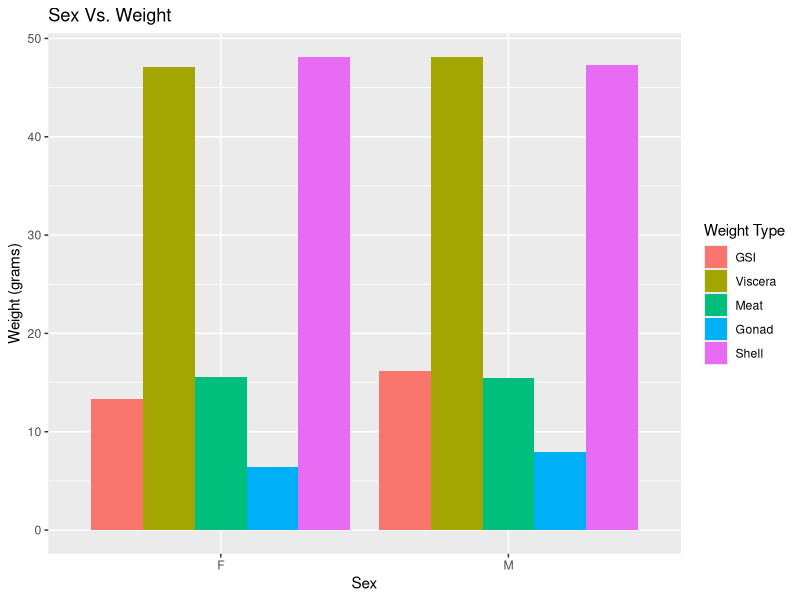
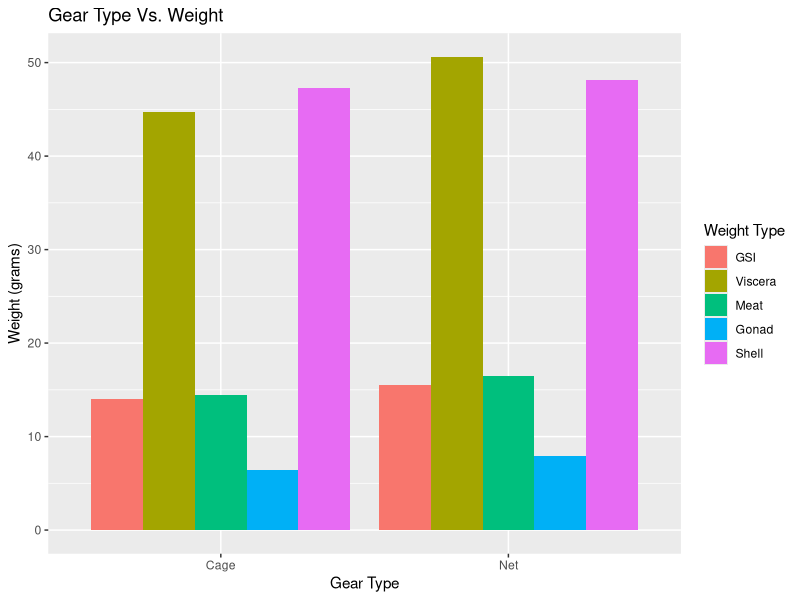
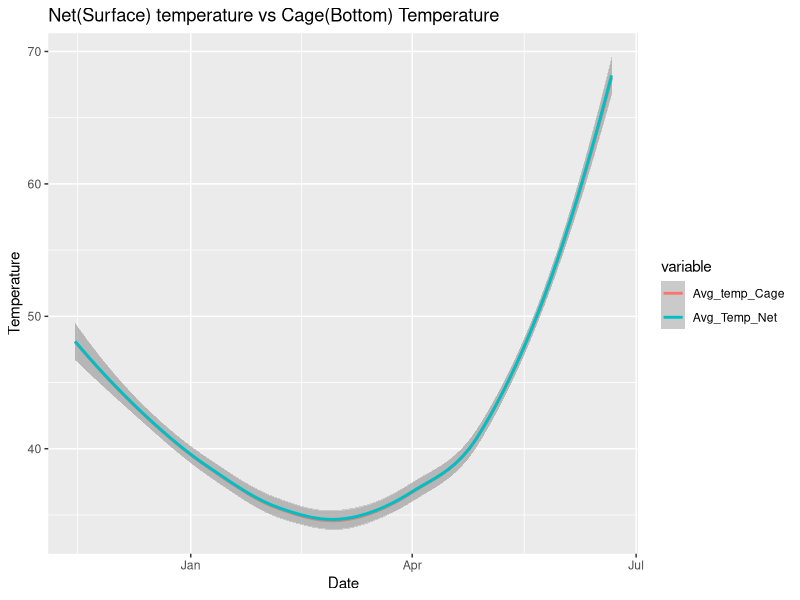
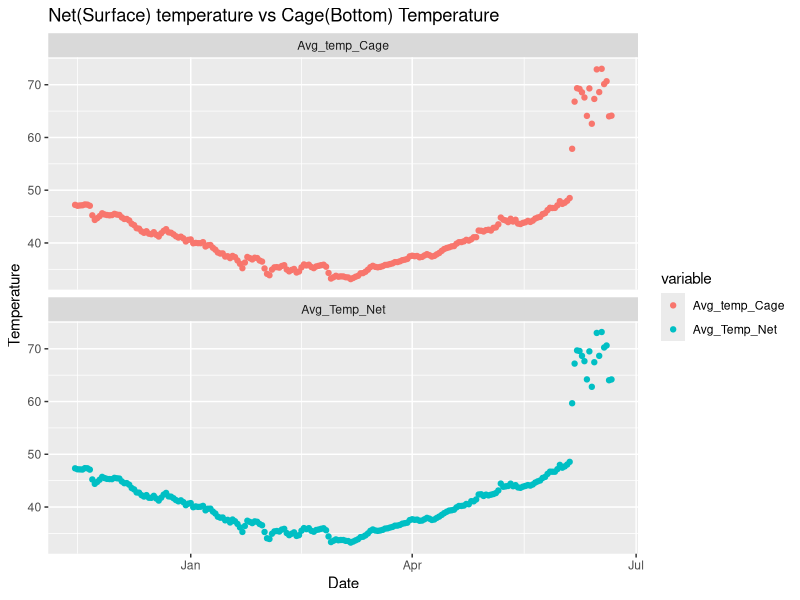
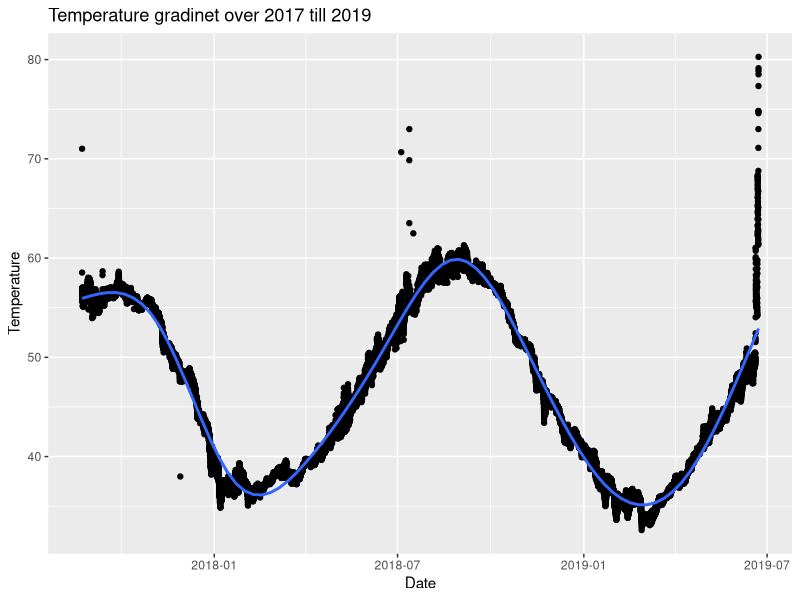
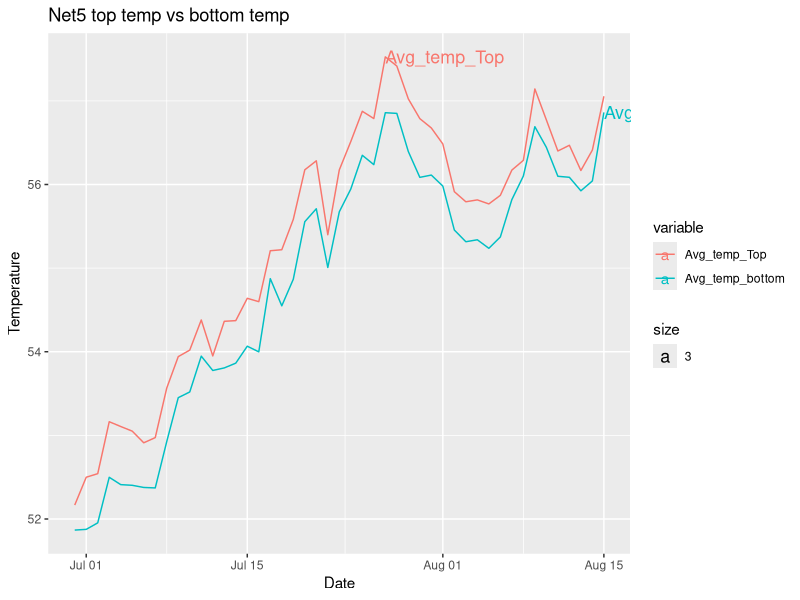
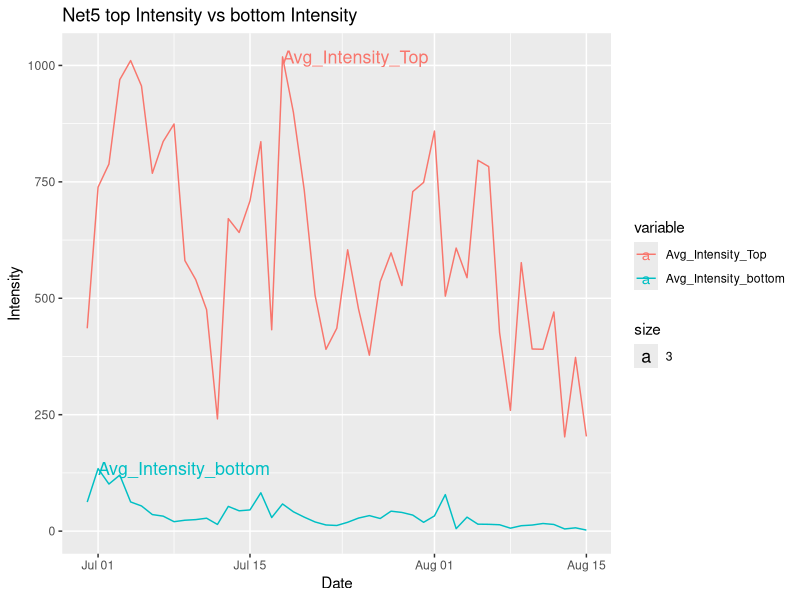

Write the R code that produced these figures, in order. (Note: this script raises an error after producing the figures.)
## ---- chunk 1
library(tidyverse)
library(reshape2)
library(ggplot2)
library(dplyr)
## ---- chunk 2
GSI_Data_Sheet_cleaned <- read_csv("GSI_Data_Sheet_cleaned.csv")
## ---- chunk 3
Copy_of_Cage_6_2018_2019_cleaned <- read_csv("Copy_of_Cage_6_2018_2019_cleaned.csv", col_types = cols(Date.Time = col_datetime(format = "%Y-%m-%d %H:%M:%S")))
## ---- chunk 4
Copy_of_Net_2_2018_2019_cleaned <- read_csv("Copy_of_Net_2_2018_2019_cleaned.csv",
col_types = cols(`Date.Time` = col_datetime(format = "%Y-%m-%d %H:%M:%S")))
## ---- chunk 5
Copy_of_Cage_5_GSI_2019_cleaned <- read_csv("Copy_of_Cage_5_GSI_2019_cleaned.csv", col_types = cols(`Date.Time.GMT.-0400` = col_datetime(format = "%Y-%m-%d %H:%M:%S")))
## ---- chunk 6
sex_GSI <- GSI_Data_Sheet_cleaned %>% group_by(Sex) %>% summarise(GSI = mean(GSI), Viscera = mean(Total.Viscera.Weight.), Meat = mean(Meat.Weight.), Gonad = mean(Gonad.Weight.), Shell = mean(Shell.Weight., na.rm = TRUE))
## ---- chunk 7
sex_GSI_long <- melt(sex_GSI, id = "Sex")
## ---- chunk 8
sex_plot <- ggplot(sex_GSI_long, aes(Sex, value)) + geom_bar(aes(fill = variable), position = "dodge", stat = "identity")
## ---- chunk 9
sex_plot + labs(title = "Sex Vs. Weight", y = "Weight (grams)", fill = "Weight Type")
## ---- chunk 10
gear_GSI <- GSI_Data_Sheet_cleaned %>% group_by(Gear.Type) %>% summarise(GSI = mean(GSI), Viscera = mean(Total.Viscera.Weight.), Meat = mean(Meat.Weight.), Gonad = mean(Gonad.Weight.), Shell = mean(Shell.Weight., na.rm = TRUE))
## ---- chunk 11
gear_GSI_long <- melt(gear_GSI, id = "Gear.Type")
## ---- chunk 12
gear_plot <- ggplot(gear_GSI_long, aes(Gear.Type, value)) + geom_bar(aes(fill = variable), position = "dodge", stat = "identity")
## ---- chunk 13
gear_plot + labs(title = "Gear Type Vs. Weight", x= "Gear Type", y = "Weight (grams)", fill = "Weight Type")
## ---- chunk 14
Copy_of_Cage_6_2018_2019_cleaned$Date.Time <- as.Date(Copy_of_Cage_6_2018_2019_cleaned$Date.Time)
Cage6Average <- setNames(aggregate(Copy_of_Cage_6_2018_2019_cleaned$`Temp...#20030572`, by=list(Copy_of_Cage_6_2018_2019_cleaned$Date.Time), mean), c("Date", "Avg_temp_Cage"))
## ---- chunk 15
Cage6Average <- na.exclude(Cage6Average)
## ---- chunk 16
summary(Cage6Average)
## ---- chunk 17
Copy_of_Net_2_2018_2019_cleaned$`Date.Time` <- as.Date(Copy_of_Net_2_2018_2019_cleaned$`Date.Time`)
Net2Average <- setNames(aggregate(Copy_of_Net_2_2018_2019_cleaned$`Temp...#10558683`, by=list(Copy_of_Net_2_2018_2019_cleaned$`Date.Time`), mean), c("Date", "Avg_Temp_Net"))
## ---- chunk 18
Net2Average <- na.exclude(Net2Average)
## ---- chunk 19
summary(Net2Average)
## ---- chunk 20
Net2VsCage6 = merge(Cage6Average,Net2Average)
## ---- chunk 21
str(Net2VsCage6)
## ---- chunk 22
summary(Net2VsCage6)
## ---- chunk 23
Net2VsCage6_long <- melt(Net2VsCage6, id = "Date")
## ---- chunk 24
ggplot(data = Net2VsCage6_long, mapping = aes(x= Date, y= value, color = variable))+ geom_smooth()+
labs(x= "Date",y="Temperature")+
ggtitle("Net(Surface) temperature vs Cage(Bottom) Temperature")
## ---- chunk 25
ggplot(data = Net2VsCage6_long, mapping = aes(x= Date, y= value, color = variable))+ geom_point() + facet_wrap(~ variable, nrow=2)+
  labs(x= "Date",y="Temperature")+
  ggtitle("Net(Surface) temperature vs Cage(Bottom) Temperature")
## ---- chunk 26
cagetemp <- read_csv("Copy_of_Cage_5_2017_2019_cleaned.csv", col_types = cols(Date.Time = col_datetime(format = "%Y-%m-%d %H:%M:%S")))
## ---- chunk 27
tempavg <- setNames(aggregate(cagetemp$`Temp...#20178444`, by=list(cagetemp$Date.Time), mean), c("Date", "Avg_temp"))
## ---- chunk 28
ggplot(data = tempavg,mapping=aes(x=Date,y=Avg_temp)) + geom_point() + geom_smooth()+
  labs(x= "Date",y="Temperature")+
ggtitle("Temperature gradinet over 2017 till 2019")
## ---- chunk 29
Copy_of_Net_5_Top_GSI_Top_cleaned <- read_csv("Copy_of_Net_5_Top_GSI_Top_cleaned.csv", col_types = cols(`Date.Time.GMT.-0400` = col_datetime(format = "%Y-%m-%d %H:%M:%S")))
## ---- chunk 30
Copy_of_Net_5_Top_GSI_Top_cleaned$`Date.Time.GMT.-0400` <- as.Date(Copy_of_Net_5_Top_GSI_Top_cleaned$`Date.Time.GMT.-0400`)
Net5TopAverage <- setNames(aggregate(Copy_of_Net_5_Top_GSI_Top_cleaned$`Temp.°F`, by=list(Copy_of_Net_5_Top_GSI_Top_cleaned$`Date.Time.GMT.-0400`), mean), c("Date", "Avg_temp_top"))
## ---- chunk 31
str(Net5TopAverage)
## ---- chunk 32
summary(Net5TopAverage)
## ---- chunk 33
Copy_of_Net_5_Bottom_GSI_2019_cleaned <- read_csv("Copy_of_Net_5_Bottom_GSI_2019_cleaned.csv", col_types = cols(`Date.Time.GMT.-0400` = col_datetime(format = "%Y-%m-%d %H:%M:%S")))
## ---- chunk 34
Copy_of_Net_5_Bottom_GSI_2019_cleaned$`Date.Time.GMT.-0400` <- as.Date(Copy_of_Net_5_Bottom_GSI_2019_cleaned$`Date.Time.GMT.-0400`)
Net5BottomAverage <- setNames(aggregate(Copy_of_Net_5_Bottom_GSI_2019_cleaned$`Temp.°F`, by=list(Copy_of_Net_5_Bottom_GSI_2019_cleaned$`Date.Time.GMT.-0400`), mean), c("Date", "Avg_Temp_bottom"))
## ---- chunk 35
str(Net5BottomAverage)
## ---- chunk 36
summary(Net5BottomAverage)
## ---- chunk 37
Net5TopVsBottom = setNames(merge(Net5TopAverage,Net5BottomAverage, by="Date"), c("Date", "Avg_temp_Top", "Avg_temp_bottom"))
## ---- chunk 38
str(Net5TopVsBottom)
## ---- chunk 39
summary(Net5TopVsBottom)
## ---- chunk 40
Net5TopVsBottom_long <- melt(Net5TopVsBottom, id = "Date")
## ---- chunk 41
ggplot(data = Net5TopVsBottom_long, mapping = aes(x= Date, y= value, color = variable))+
geom_line()+
geom_text(data = Net5TopVsBottom_long %>% group_by(variable) %>% filter(value== max(value)), aes(label= variable, x= Date,y= value,size = 3, hjust = 0))+
labs(x= "Date",y="Temperature")+
ggtitle("Net5 top temp vs bottom temp")
## ---- chunk 42
Net5TopAverageInt <- setNames(aggregate(Copy_of_Net_5_Top_GSI_Top_cleaned$`Intensity..lum/ft²`, by=list(Copy_of_Net_5_Top_GSI_Top_cleaned$`Date.Time.GMT.-0400`), mean), c("Date", "Avg_int_top"))
## ---- chunk 43
str(Net5TopAverageInt)
## ---- chunk 44
summary(Net5TopAverageInt)
## ---- chunk 45
Net5BottomAverageInt <- setNames(aggregate(Copy_of_Net_5_Bottom_GSI_2019_cleaned$`Intensity..lum/ft²`, by=list(Copy_of_Net_5_Bottom_GSI_2019_cleaned$`Date.Time.GMT.-0400`), mean), c("Date", "Avg_Temp_bottom"))
## ---- chunk 46
str(Net5BottomAverageInt)
## ---- chunk 47
summary(Net5BottomAverageInt)
## ---- chunk 48
Net5TopVsBottomInt = setNames(merge(Net5TopAverageInt,Net5BottomAverageInt, by="Date"), c("Date", "Avg_Intensity_Top", "Avg_Intensity_bottom"))
## ---- chunk 49
str(Net5TopVsBottomInt)
## ---- chunk 50
summary(Net5TopVsBottomInt)
## ---- chunk 51
Net5TopVsBottomInt_long <- melt(Net5TopVsBottomInt, id = "Date")
## ---- chunk 52
ggplot(data = Net5TopVsBottomInt_long, mapping = aes(x= Date, y= value, color = variable))+
geom_line()+
geom_text(data = Net5TopVsBottomInt_long %>% group_by(variable) %>% filter(value== max(value)), aes(label= variable, x= Date,y= value,size = 3, hjust = 0))+
labs(x= "Date",y="Intensity")+
ggtitle("Net5 top Intensity vs bottom Intensity")
## ---- chunk 53
GSI <- read_csv("GSI_Data_Sheet_cleaned.csv")

## ---- chunk 54
GSI_Cage <- subset(GSI,Gear.Type == "Cage",)
## ---- chunk 55
GSI_Cage_Avg <- GSI_Cage %>% group_by(Date) %>% summarise(GSI = mean(GSI), Viscera = mean(Total.Viscera.Weight.), Meat = mean(Meat.Weight.), Gonad = mean(Gonad.Weight.), Shell = mean(Shell.Weight., na.rm = TRUE))
## ---- chunk 56
Cage_5_GSI <- read_csv("Copy_of_Cage_5_GSI_2019_cleaned.csv", col_types = cols(`Date.Time.GMT.-0400` = col_datetime(format = "%Y-%m-%d %H:%M:%S")))
## ---- chunk 57
Cage_5_GSI$`Date.Time.GMT.-0400` <- as.Date(Cage_5_GSI$`Date.Time.GMT.-0400`)
## ---- chunk 58
Cage5Average <- setNames(aggregate(Cage_5_GSI$`Temp.°F`, by=list(Cage_5_GSI$`Date.Time.GMT.-0400`), mean), c("Date", "Avg_temp_top"))
## ---- chunk 59
GSI_Cage_Merg = setNames(merge(Cage5Average,GSI_Cage_Avg, by="Date"), c("Date", "GSI","Viscera","Meat","Gonad","Shell", "Avg_temp_cage"))
## ---- chunk 60
GSI_Cage_melt  <- melt(GSI_Cage_Merg,id=c("Date","Avg_temp_cage"))
view(GSI_Cage_melt)
## ---- chunk 61
ggplot(GSI_Cage_melt)+
  geom_point(aes(x=Date,y=value),colour="black")+
  geom_line(aes(x=Date,y=value),colour="blue")+
  geom_point(aes(x=Date,y=Avg_temp_cage),color="black")+
  geom_line(aes(x=Date,y=Avg_temp_cage),colour = "red",size=1)+
  scale_x_date(name = "Date")+
  scale_y_continuous(name="Weight",
                     sec.axis=sec_axis(~.,name="Cage-Avegrage temp"))+
  theme(
    axis.title.y=element_text(color="blue"),
    axis.title.y.right=element_text(color="red")
  )+
  facet_grid(~variable)+
  ggtitle("Cage5 - Weights Vs Temperature")
## ---- chunk 62
GSI <- read_csv("GSI_Data_Sheet_cleaned.csv")
## ---- chunk 63
GSI_Net <- subset(GSI,Gear.Type == "Net",)
## ---- chunk 64
GSI_Net_top5 <- subset(GSI_Net,`Level/Position.#` %in% c("1","2","3","4","5"))
## ---- chunk 65
GSI_Net_TopAvg <- GSI_Net_top5 %>% group_by(Date) %>% summarise(GSI = mean(GSI), Viscera = mean(Total.Viscera.Weight.), Meat = mean(Meat.Weight.), Gonad = mean(Gonad.Weight.), Shell = mean(Shell.Weight., na.rm = TRUE))
## ---- chunk 66
Net_5_Top_GSI <- read_csv("Copy_of_Net_5_Top_GSI_Top_cleaned.csv", col_types = cols(`Date.Time.GMT.-0400` = col_datetime(format = "%Y-%m-%d %H:%M:%S")))
## ---- chunk 67
Net_5_Top_GSI$`Date.Time.GMT.-0400` <- as.Date(Net_5_Top_GSI$`Date.Time.GMT.-0400`)
## ---- chunk 68
Net5TopAverage <- setNames(aggregate(Net_5_Top_GSI$`Temp.°F`, by=list(Net_5_Top_GSI$`Date.Time.GMT.-0400`), mean), c("Date", "Avg_temp_top"))
## ---- chunk 69
GSI_Net_Top = setNames(merge(Net5TopAverage,GSI_Net_TopAvg, by="Date"), c("Date", "GSI","Viscera","Meat","Gonad","Shell", "Avg_temp_top"))
## ---- chunk 70
GSI_Net_Top_melt  <- melt(GSI_Net_Top,id=c("Date","Avg_temp_top"))
## ---- chunk 71
ggplot(GSI_Net_Top_melt)+
  geom_point(aes(x=Date,y=value),colour="black")+
  geom_line(aes(x=Date,y=value),colour="blue")+
  geom_point(aes(x=Date,y=Avg_temp_top),color="black")+
  geom_line(aes(x=Date,y=Avg_temp_top),colour = "red",size=1)+
  scale_x_date(name = "Date")+
  scale_y_continuous(name="Weight",
                     sec.axis=sec_axis(~.,name="Net-Avegrage Top temp"))+
  theme(
    axis.title.y=element_text(color="blue"),
    axis.title.y.right=element_text(color="red")
  )+
  facet_grid(~variable)+
  ggtitle("Net5_Top - Weights Vs Temperature")
## ---- chunk 72
GSI_Net_bottom5 <- subset(GSI_Net,`Level/Position.#` %in% c("6","7","8","9","10"))
## ---- chunk 73
GSI_Net_bottomAvg <- GSI_Net_bottom5 %>% group_by(Date) %>% summarise(GSI = mean(GSI), Viscera = mean(Total.Viscera.Weight.), Meat = mean(Meat.Weight.), Gonad = mean(Gonad.Weight.), Shell = mean(Shell.Weight., na.rm = TRUE))
## ---- chunk 74

Net_5_Bottom_GSI <- read_csv("Copy_of_Net_5_Bottom_GSI_2019_cleaned.csv", col_types = cols(`Date.Time.GMT.-0400` = col_datetime(format = "%Y-%m-%d %H:%M:%S")))
## ---- chunk 75
Net_5_Bottom_GSI$`Date.Time.GMT.-0400` <- as.Date(Net_5_Bottom_GSI$`Date.Time.GMT.-0400`)
## ---- chunk 76
Net5BottomAverage <- setNames(aggregate(Net_5_Bottom_GSI$`Temp.°F`, by=list(Net_5_Bottom_GSI$`Date.Time.GMT.-0400`), mean), c("Date", "Avg_Temp_Bottom"))
## ---- chunk 77
GSI_Net_Bottom = setNames(merge(Net5BottomAverage,GSI_Net_bottomAvg, by="Date"), c("Date", "GSI","Viscera","Meat","Gonad","Shell", "Avg_temp_Bottom"))
## ---- chunk 78
GSI_Net_Bottom_melt  <- melt(GSI_Net_Bottom,id=c("Date","Avg_temp_Bottom"))
## ---- chunk 79
ggplot(GSI_Net_Bottom_melt)+
  geom_point(aes(x=Date,y=value),colour="black")+
  geom_line(aes(x=Date,y=value),colour="blue")+
  geom_point(aes(x=Date,y=Avg_temp_Bottom),color="black")+
  geom_line(aes(x=Date,y=Avg_temp_Bottom),colour = "red",size=1)+
  scale_x_date(name = "Date")+
  scale_y_continuous(name="Weight",
                     sec.axis=sec_axis(~.,name="Net-Avegrage Bottom temp"))+
  theme(
    axis.title.y=element_text(color="blue"),
    axis.title.y.right=element_text(color="red")
  )+
  facet_grid(~variable)+
  ggtitle("Net5_Bottom - Weights Vs Temperature")
